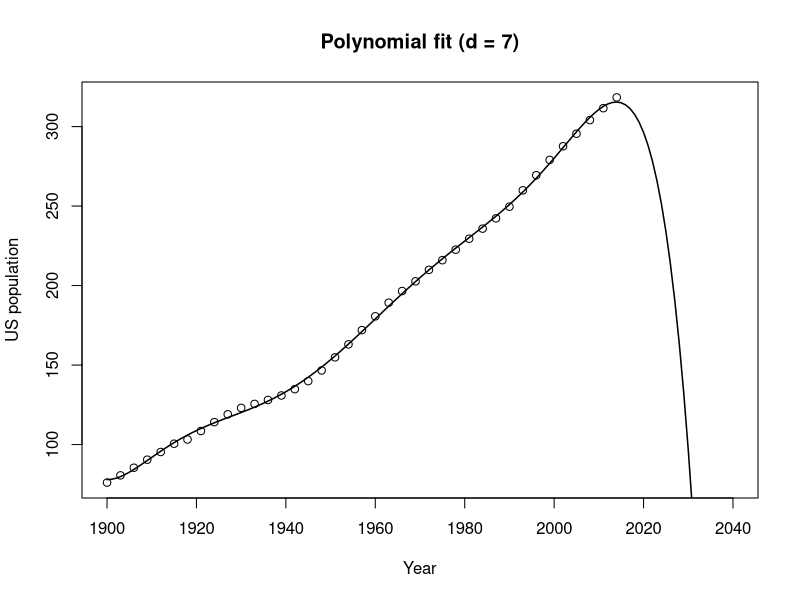

Write R code to recreate this figure.
data <- read.csv("overfit.csv")

mod1 <- lm(uspop ~ poly(year, 7), data=data)
summary(mod1)
new <- data.frame(year = 1900:2040)
pr <- predict(mod1, new)

pdf("overfit.pdf", width=6, height=5)
plot(data$year[seq(1, length(data$year), 3)], data$uspop[seq(1, length(data$year), 3)],
     xlim=c(1900, 2040), xlab="Year", ylab="US population", main="Polynomial fit (d = 7)", cex=1)
lines(new$year, pr, lwd=1.5)
dev.off()
